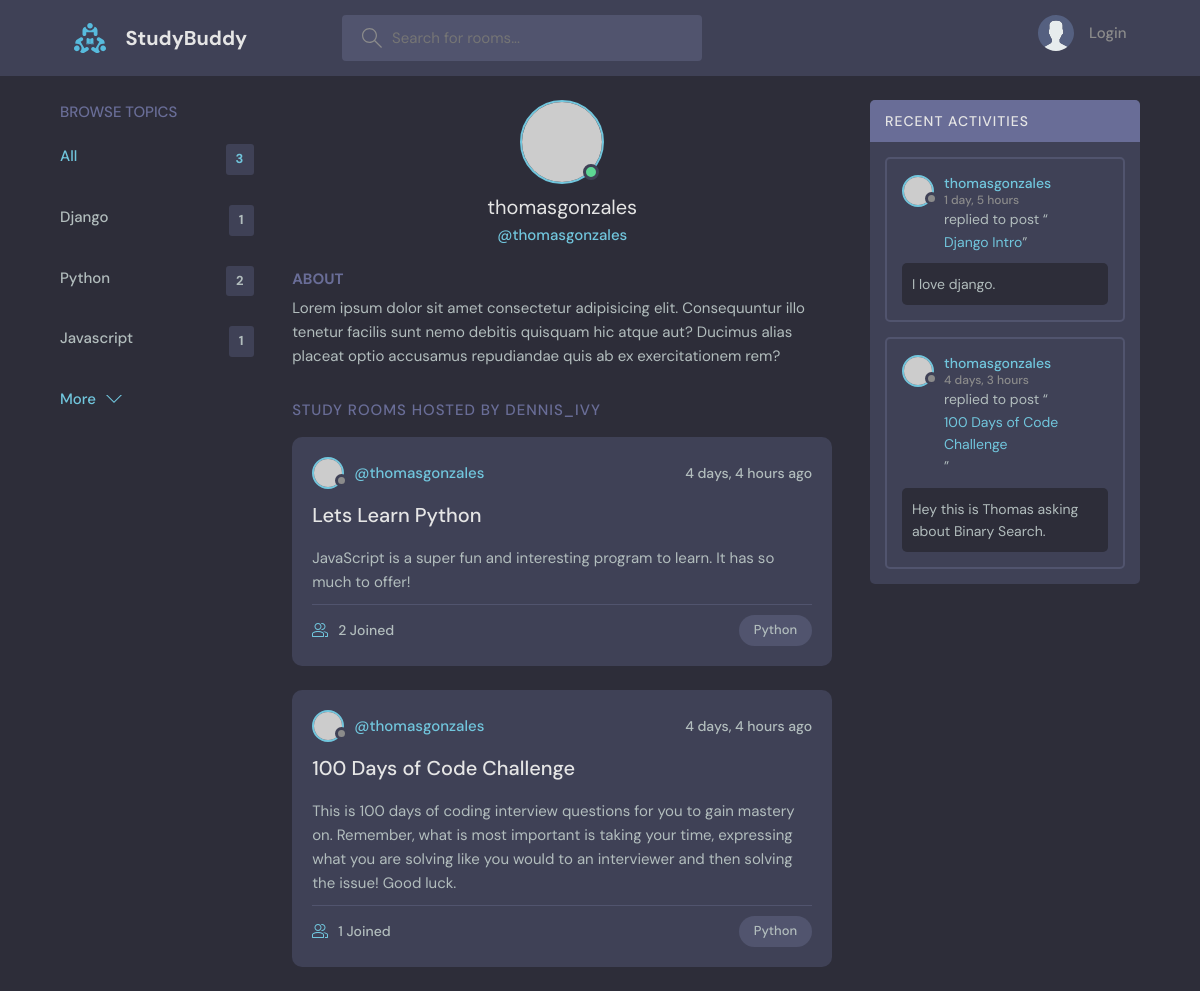
The app's page /profile/1/, older data.
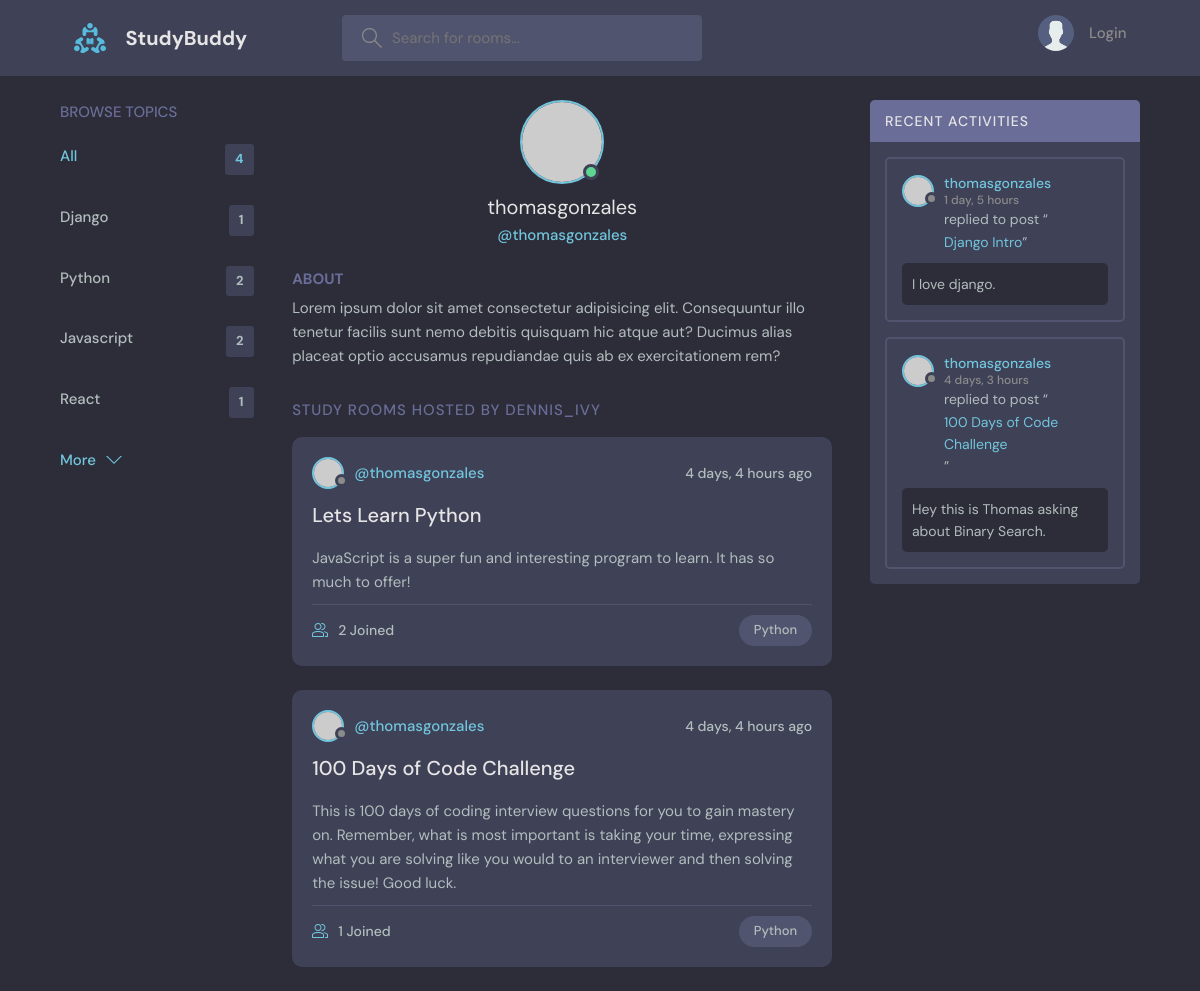
The same page, newer data.
### base/models.py (models this page shows, shortened)
class Topic(models.Model):
   name = models.CharField(max_length=200)

class Room(models.Model):
   host = models.ForeignKey(User, on_delete=models.SET_NULL, null=True)
   topic = models.ForeignKey(Topic, on_delete= models.SET_NULL, null=True)
   name = models.CharField(max_length=200)
   description = models.TextField(null=True, blank=True)
   participants = models.ManyToManyField(User, related_name='participants', blank=True)
   updated = models.DateTimeField(auto_now=True)
   created = models.DateTimeField(auto_now_add=True)
   class Meta:
      ordering = ['-updated', '-created']

class Message(models.Model):
   user = models.ForeignKey(User, on_delete=models.CASCADE)
   room = models.ForeignKey(Room, on_delete=models.CASCADE)
   body = models.TextField()
   updated = models.DateTimeField(auto_now=True)
   created = models.DateTimeField(auto_now_add=True)
   class Meta:
      ordering = ['-updated', '-created']

### base/views.py (the view)
# urls.py: path('profile/<str:pk>/', views.userProfile, name="user-profile"),
def userProfile(request, pk):
    user = User.objects.get(id=pk)
    rooms = user.room_set.all()
    room_messages = user.message_set.all()
    topics = Topic.objects.all()
    context = {'user': user, 'rooms': rooms, 'room_messages': room_messages, 'topics' : topics}
    return render(request, 'base/profile.html', context)

### base/templates/base/profile.html (shortened to what this page needs)
{% extends 'main.html' %}
{% block content %}
  <main class="profile-page layout layout--3">
    <div class="container">
      {% include 'base/topics_component.html' %}
      <div class="roomList">
        <div class="profile">
          <div class="profile__avatar">
            <div class="avatar avatar--large active">
              <img src="https://randomuser.me/api/portraits/men/11.jpg" />
            </div>
          </div>
          <div class="profile__info">
            <h3>{{user.username}}</h3>
            <p>@{{user.username}}</p>
          </div>
          <div class="profile__about">
            <h3>About</h3>
            <p>
              Lorem ipsum dolor sit amet consectetur adipisicing elit. Consequuntur illo tenetur
              facilis sunt nemo debitis quisquam hic atque aut? Ducimus alias placeat optio
              accusamus repudiandae quis ab ex exercitationem rem?
            </p>
          </div>
        </div>
        <div class="roomList__header">
          <div>
            <h2>Study Rooms Hosted by dennis_ivy</a>
            </h2>
          </div>
        </div>
        {% include 'base/feed_component.html' %}
      </div>
      {% include 'base/activity_component.html' %}
    </div>
  </main>
{% endblock content %}

### base/templates/base/topics_component.html
<div class="topics">
    <div class="topics__header">
      <h2>Browse Topics</h2>
    </div>
    <ul class="topics__list">
      <li>
        <a href="{% url 'home' %}" class="active">All <span>{{topics.count}}</span></a>
      </li>
      {% for topic in topics %}
      <li>
        <a href="{% url 'home' %}?q={{topic.name}}">{{topic.name}}<span>{{topic.room_set.all.count}}</span></a>
      </li>
      {% endfor %}
    </ul>
    <a class="btn btn--link" href="{% url 'topics' %}">
      More
      <svg version="1.1" xmlns="http://www.w3.org/2000/svg" width="32" height="32" viewBox="0 0 32 32">
        <title>chevron-down</title>
        <path d="M16 21l-13-13h-3l16 16 16-16h-3l-13 13z"></path>
      </svg>
    </a>
  </div>

### base/templates/base/feed_component.html (shortened to what this page needs)
{% for room in rooms %}
<div class="roomListRoom">
    <div class="roomListRoom__header">
      <a href="{% url 'user-profile' room.host.id %}" class="roomListRoom__author">
        <div class="avatar avatar--small">
          <img src="https://randomuser.me/api/portraits/women/11.jpg" />
        </div>
        <span>@{{room.host.username}}</span>
      </a>
      <div class="roomListRoom__actions">
        <span>{{room.created|timesince}} ago</span>
      </div>
    </div>
    <div class="roomListRoom__content">
      <a href="{% url 'room' room.id %}">{{room.name}}</a>
      <p>
        {{room.description}}
      </p>
    </div>
    <div class="roomListRoom__meta">
      <a href="{% url 'room' room.id %}" class="roomListRoom__joined">
        {{room.participants.all.count}} Joined
      </a>
      <p class="roomListRoom__topic">{{room.topic.name}}</p>
    </div>
  </div>
{% endfor %}

### base/templates/base/activity_component.html (shortened to what this page needs)
<div class="activities">
    <div class="activities__header">
      <h2>Recent Activities</h2>
    </div>
    {% for message in room_messages %}
    <div class="activities__box">
      <div class="activities__boxHeader roomListRoom__header">
        <a href="{% url 'user-profile' message.user.id %}" class="roomListRoom__author">
          <div class="avatar avatar--small">
            <img src="https://randomuser.me/api/portraits/women/11.jpg" />
          </div>
          <p>
            {{message.user}}
            <span>{{message.created|timesince}}</span>
          </p>
        </a>
      </div>
      <div class="activities__boxContent">
        <p>replied to post “<a href="{% url 'room' message.room.id %}">{{message.room.name}}</a>”</p>
        <div class="activities__boxRoomContent">
            {{message.body}}
        </div>
      </div>
    </div>
    {% endfor %}
  </div>

Row changes from the older to the newer data that the page shows:
computed for Topic "Javascript": room_set.all.count "1" → "2"
added Topic: name "React", room_set.all.count "1"
Text that changed along with them:
{{ topics.count }}: "3" → "4"
